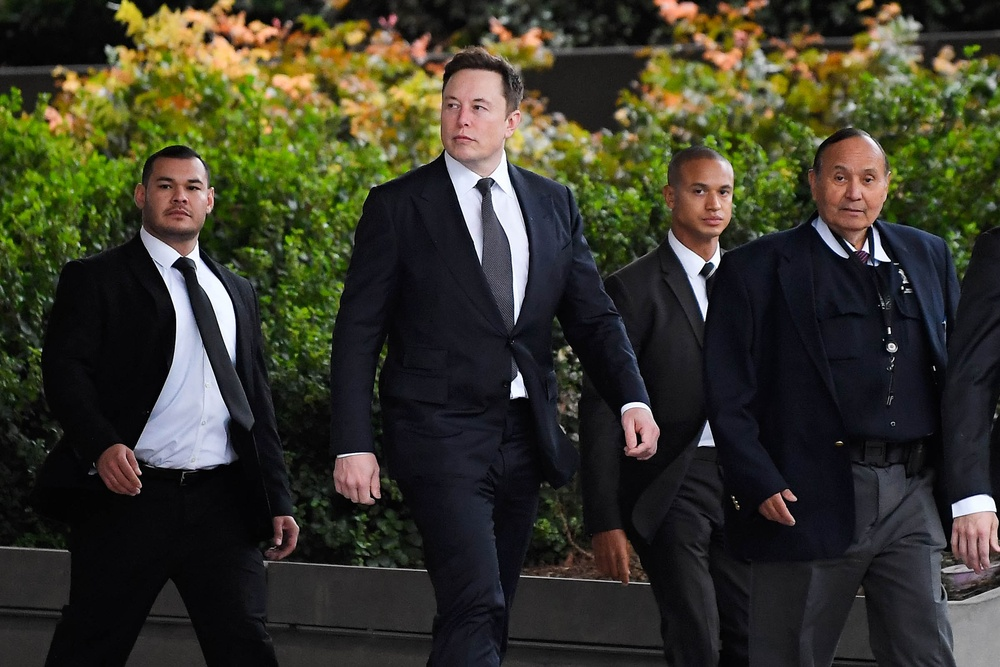
#> input picture Intermideate/Elon1.jpg, 1000 x 667 px, shrunk from 2400 x 1600 before the run
$ python 'image tetect.py'
#> lines starting #> are read from the running program, lines starting #| are printed output that depends on the picture; after the words box and inside, x2 and y2 are one past the last pixel; in counts of white or black regions, pixels touching at a corner belong together
import cv2
import numpy as np

face_cascade = cv2.CascadeClassifier('haarcascade_frontalface_default.xml')
pic = cv2.imread('Elon1.jpg')
#> pic is the input picture: shape (667, 1000, 3); mean B, G, R 41.8, 55.4, 56.3
scale_factor = 1.3

while 1:
     faces = face_cascade.detectMultiScale(pic, scale_factor, 5)
#> faces = [[677, 165, 68, 68], [431, 79, 73, 73], [815, 149, 77, 77], [146, 160, 69, 69]]

     for(x,y,w,h) in faces:
          cv2.rectangle(pic, (x,y), (x+w, y+h), (255,0,0), 2)
          font = cv2.FONT_HERSHEY_SIMPLEX
          cv2.putText(pic, 'Elon Musk', (x,y), font, 2, (255,255,255),2, cv2.LINE_AA)

          print('Number of faces Found {}', format(len(faces)))
          cv2.imshow('face', pic)
          k = cv2.waitKey(0) & 0xff
          if k == 2:
               break
#> this loop made 4 passes; (key Esc is pressed on pass 1)
#| Number of faces Found {} 4
#| Number of faces Found {} 4
#| Number of faces Found {} 4
#| Number of faces Found {} 4
#> pass 1, `cv2.imshow('face', pic)`:
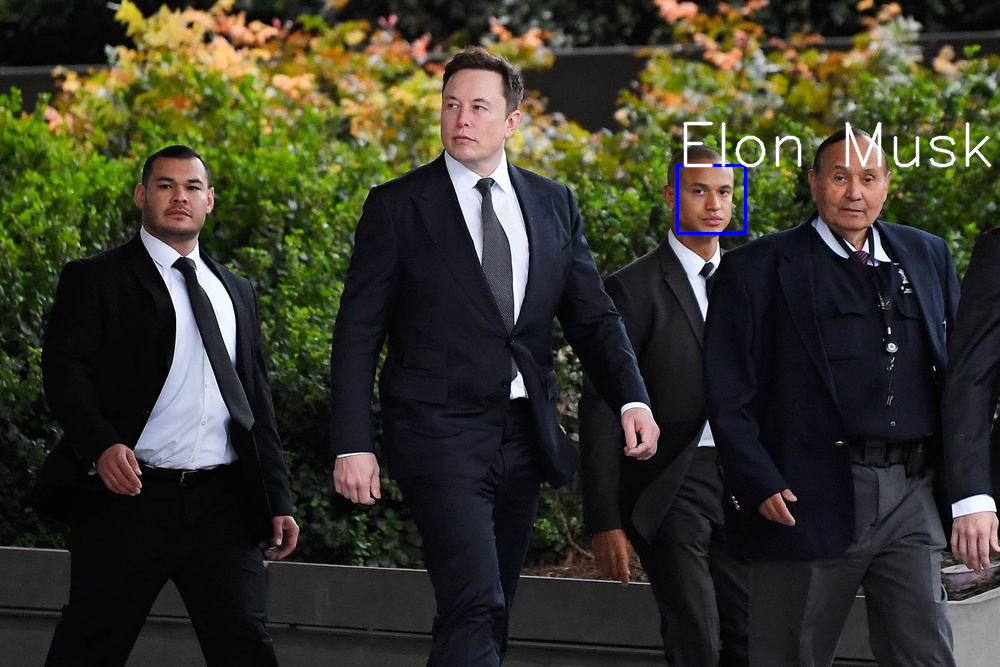
#> window 'face': shape (667, 1000, 3); mean B, G, R 42.8, 55.9, 56.8
#> pass 2, `cv2.imshow('face', pic)`:
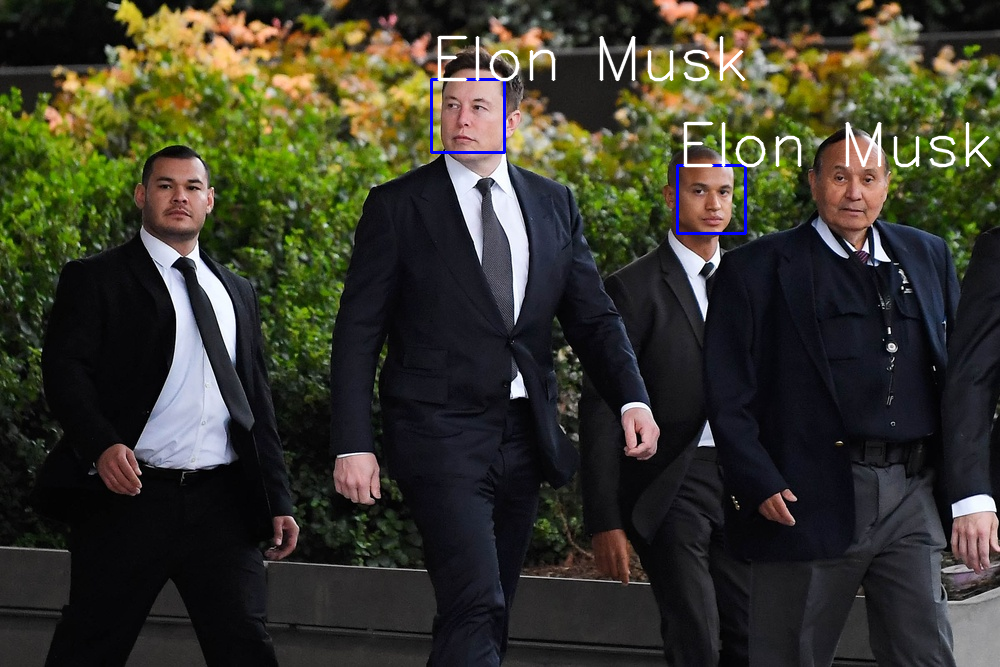
#> window 'face': shape (667, 1000, 3); mean B, G, R 43.7, 56.4, 57.2
#> after the loop:
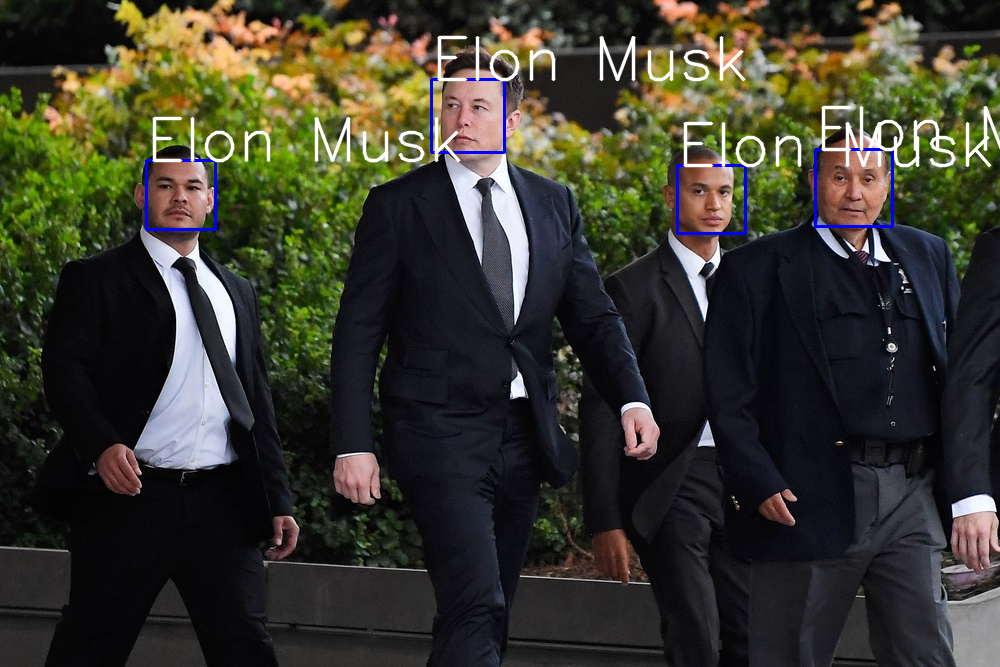
#> pic: shape (667, 1000, 3); 2.29% of pixels changed, all inside (x1, y1, x2, y2) = (145, 35, 1000, 235)
     cv2.destroyAllWindows()
